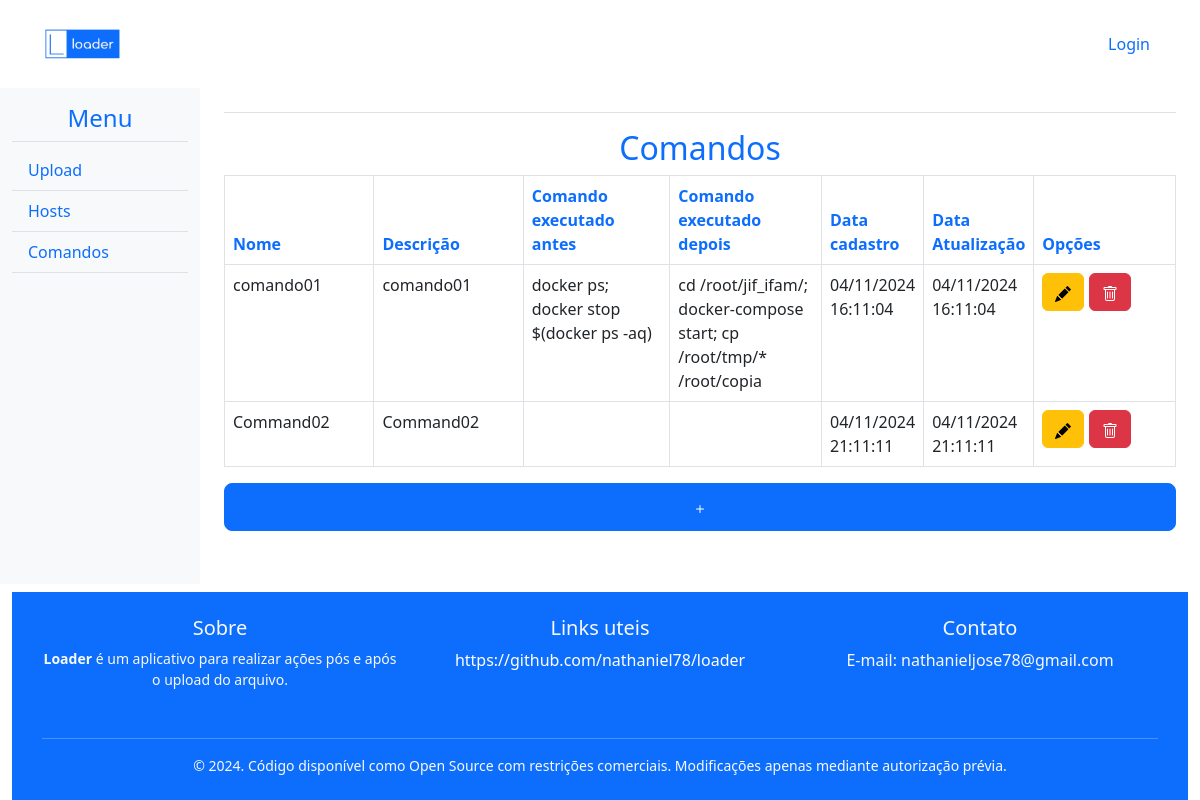
Page /command/list/ on the committed database.
### app/models.py (models this page shows, shortened)
class Command(models.Model):
    name = models.CharField(max_length=50)
    description = models.CharField(max_length=100, blank=True, null=True)
    command_before = models.TextField(blank=True, null=True)
    command_after = models.TextField(blank=True, null=True)
    date_create = models.DateTimeField(auto_now_add=True, editable=False)
    date_update = models.DateTimeField(auto_now=True)

### app/views.py (the view)
# urls.py: path('command/list/', CommandView.as_view(), name='command_list'),
class CommandView(View):
    def get(self, request):
        lista = Command.objects.all()
        commands = pagination_utils.Pagination.pg_default(request, lista, 10)
        context = {
            'commands': commands,
        }
        return render(request, 'pages/command.html', context)

### app/utils/pagination_utils.py (called while the page is built)
  def pg_default(request, lista, qtd=PAG_QTD):
        page = request.GET.get('page', 1) # type: ignore
        paginator = Paginator(lista, qtd)
        try:
            pg = paginator.page(page)
            return pg
        except PageNotAnInteger: # noqa: F821
            pg = pginator.page(1) # noqa: F821
            return pg
        except EmptyPage: # noqa: F821
            pg = paginator.page(paginator.num_pages)
            return pg

### app/templates/pages/command.html (shortened to what this page needs)
{% extends 'fragments/base.html' %}
{% block content %}
    <h2 class="text-center text-primary">Comandos</h2>
    <div class="table-responsive">
        <table class="table table-bordered" id="dataTable" width="100%" cellspacing="0">
            <thead>
                <tr>
                    <th class="col-2 text-primary">Nome</th>
                    <th class="col-2 text-primary">Descrição</th>
                    <th class="col-2 text-primary">Comando executado antes</th>
                    <th class="col-2 text-primary">Comando executado depois</th>
                    <th class="col-1 text-primary">Data cadastro</th>
                    <th class="col-1 text-primary">Data Atualização</th>
                    <th class="col-2 text-primary">Opções</th>
                </tr>
            </thead>
            <tbody>
                {% for command in commands %}
                <tr>
                    <td>{{ command.name|truncatewords:10 }}</td>
                    <td>{{ command.description|truncatewords:10 }}</td>
                    <td>{{ command.command_before|truncatewords:20 }}</td>
                    <td>{{ command.command_after|truncatewords:20 }}</td>
                    <td>{{ command.date_create|date:"d/m/Y H:m:s" }}</td>
                    <td>{{ command.date_update|date:"d/m/Y H:m:s" }}</td>
                    <td>
                        <a class="btn btn-warning" data-toggle="popover" data-placement="top" data-content="editar"
                        data-trigger="hover" href="{% url 'command_update' command.id %}">
                        </a>
                        <a  class="btn btn-danger" data-toggle="popover" data-placement="top" data-content="Remover"
                        data-trigger="hover" href="{% url 'command_delete' command.id %}"
                        onclick="return confirm('Tem certeza que deseja excluir?');">
                        </a>
                    </td>
                    {% empty %}
                    <td class="text-center" colspan="7">
                        <span class="fs-3 text-uppercase">sem registros</span>
                    </td>
                </tr>
                {% endfor %}
            </tbody>
        </table>
    </div>
    <a href="{% url 'command_form' %}" class="btn btn-primary btn-lg btn-block w-100">
        <svg xmlns="http://www.w3.org/2000/svg" width="16" height="16" fill="currentColor" class="bi bi-plus" viewBox="0 0 16 16">
            <path d="M8 4a.5.5 0 0 1 .5.5v3h3a.5.5 0 0 1 0 1h-3v3a.5.5 0 0 1-1 0v-3h-3a.5.5 0 0 1 0-1h3v-3A.5.5 0 0 1 8 4"/>
          </svg>
    </a>
{% endblock %}

### app/static/css/style.css (style rules this page uses)
html, body { height: 100%; margin: 0; display: flex; flex-direction: column; }

### rows in the picture
Command: name "comando01", description "comando01", command_before "docker ps; docker stop $(docker ps -aq)", command_after "cd /root/jif_ifam/; docker-compose start; cp /root/tmp/* /root/copia", date_create "04/11/2024 16:11:04", date_update "04/11/2024 16:11:04"
Command: name "Command02", description "Command02", date_create "04/11/2024 21:11:11", date_update "04/11/2024 21:11:11"
